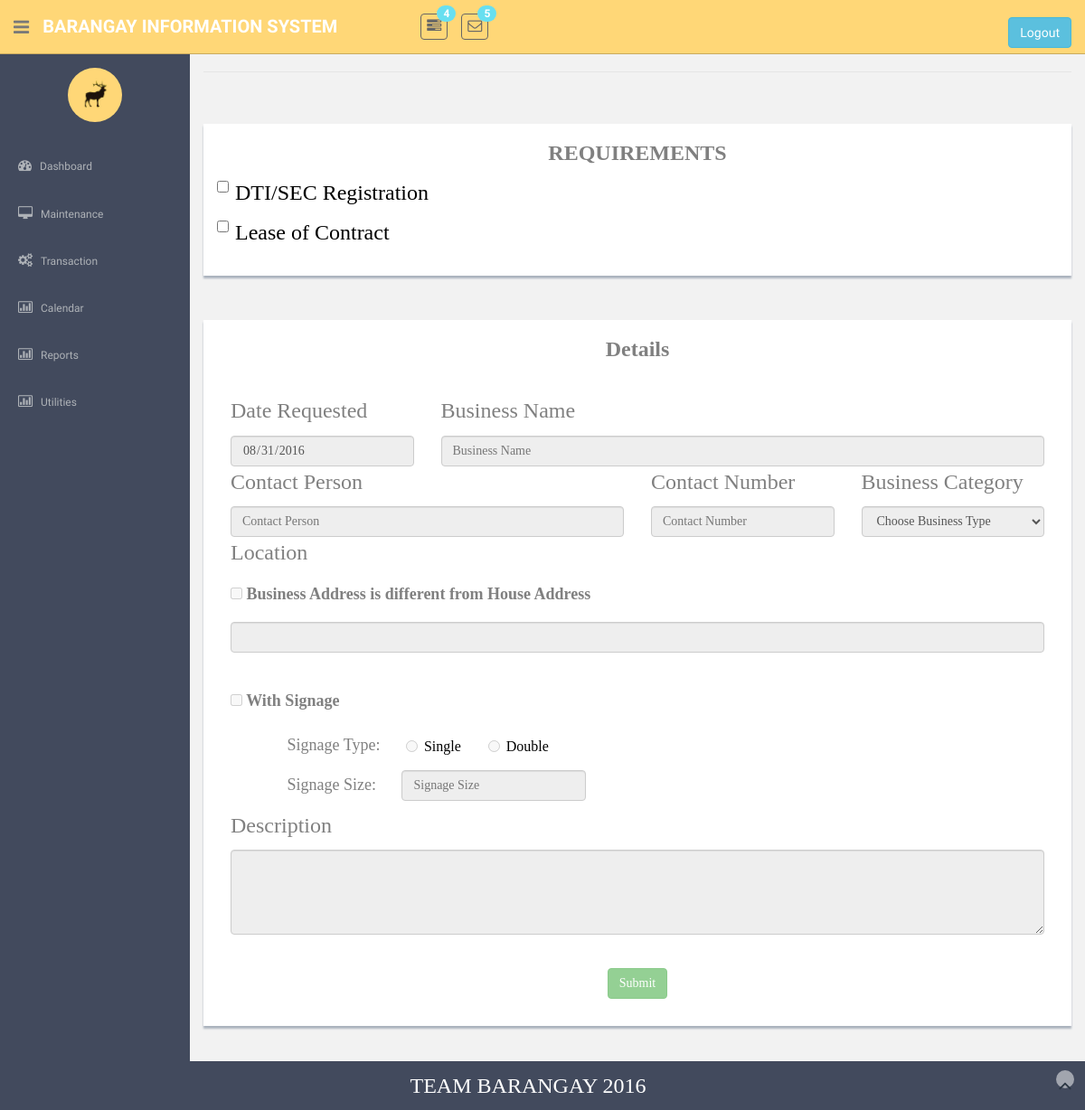
Before: /DRformBusClearanceNEW.php with the older database file.
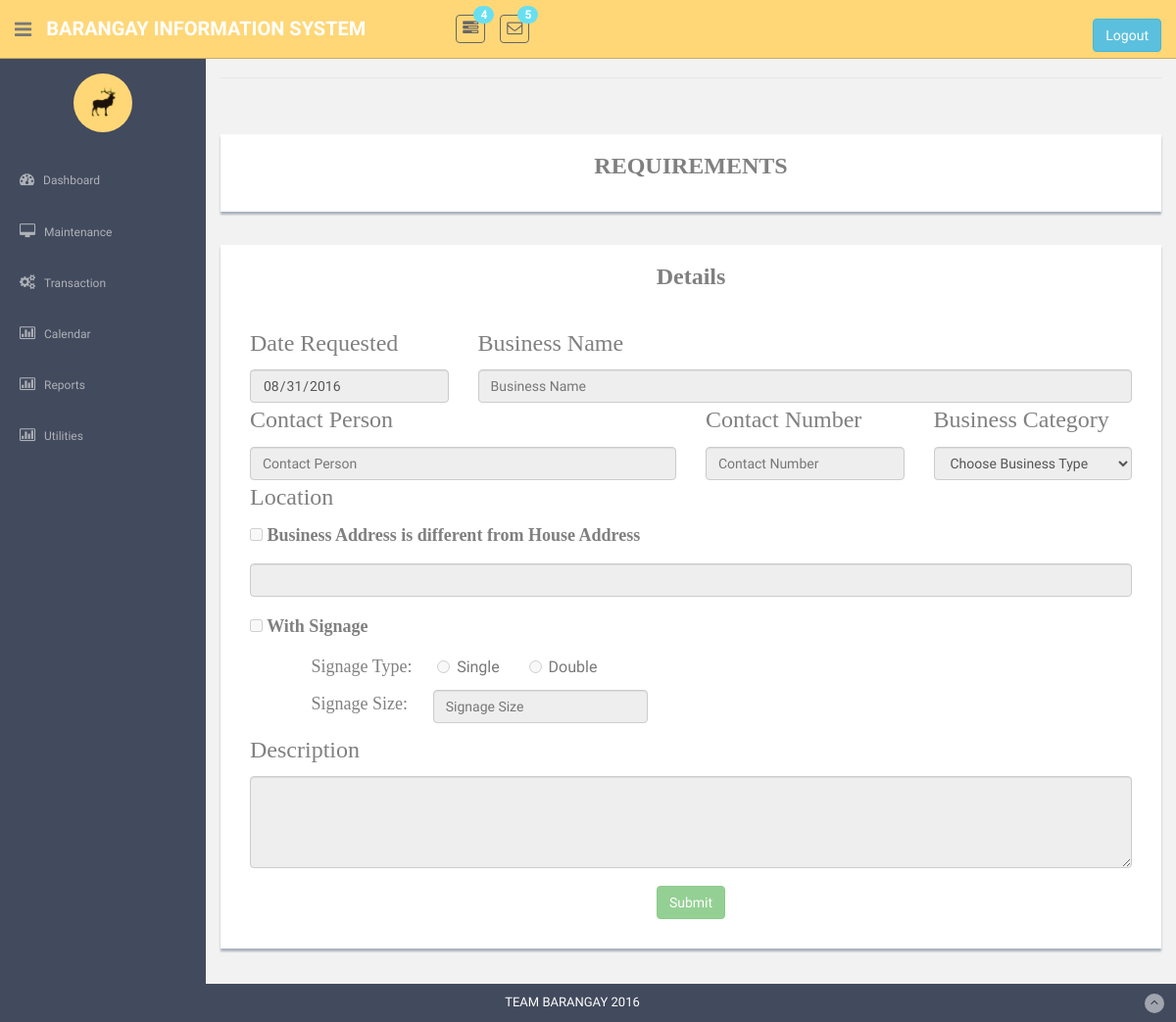
After: the same page with the newer database file.
### tables this page shows
CREATE TABLE `tblrequirements` (
  `intReqID` int(11) NOT NULL,
  `strRequirementName` varchar(50) NOT NULL
);

### DRformBusClearanceNEW.php (the view, shortened to what the changed rows need)
<!DOCTYPE html>
    <?php require('header.php');?>
		<?php
			$doc = $_SESSION['document'];
			require('connection.php');
		?>
	<section id="main-content">
		<section class="wrapper site-min-height">
			<div class="row">
                <div class="col-lg-12">
					<?php echo "<legend><font face = 'cambria' size = 10 color = 'grey'> $doc </font></legend><br>";?>
					<br>
					<form method = "POST" id = "Form1">
			<div class="showback">
						<form method="POST">
						<div class = "form-group">
							<?php
								$query = mysqli_query($con, "Select strRequirementName,intReqID from tbldocRequirements as a, tblrequirements as b,tblDocument where strReqId = intReqId and strDocName = 'Business Clearance New' and strDocId = intDocCode;");
								while($row = mysqli_fetch_object($query)){
									?>
									<div class="checkbox">
								<label><input type="checkbox" value="" name = "requirement" onclick="sample(this.checked,'busName', 'contactPerson', 'contactNo','busCategoryID','busDesc', 'btnSubmitU','chkAdd','SignageCheck')">
								<font face="cambria" size=5 color="black"><?php echo "$row->strRequirementName"?></label>
								</div>
								<?php
								 }
							?>
						</form>
					</div>
			</div>
					<br>
					<div class="showback">
						<form method="POST" >
						<div class = "form-group">
							<font face="cambria" size=5 color="grey"><center><b>Details</b></center></font><br>
							<div class="col-sm-12">
								 <label>
									<p><b><input type="checkbox" id = "chkAdd" disabled value="$add"  onclick="enableDisable(this.checked, 'busLoc')" name="addressCheckbox"><font face="cambria"
										size=4.5 color="grey" > Business Address is different from House Address
									</b></font>
									 </p>
								  </label>
							</div>
							<div class="col-sm-12">
								 <label><br>
									<p><b><input type="checkbox"  id="SignageCheck" value="" disabled onclick = "withSignage(this.checked, 'signSingle','signDouble','signageSize')"><font face="cambria" size=4.5
									color="grey" name="SignageCheck" > With Signage</b></font></p>
								  </label>
							</div>
							<div id="hidden">
								<div class="form-inline" role="form">
									<p><font face="cambria" size=4 color="grey">Signage Type: &nbsp;&nbsp;&nbsp;&nbsp;</font>
										<font size=3>
											<label class="radio-inline">
											<input type="radio" name="Signage" id="signSingle" value="Single" disabled>Single</label>&nbsp;&nbsp;&nbsp;&nbsp;
											<label class="radio-inline">
											<input type="radio" name="Signage" id="signDouble" value="Double" disabled >Double</label><br>
										</font>
								</div>
							</div>
							<br>
						</div>
						</form>
					</div>
				</div>
		</section>
      </section>
  </section>
  </body>
</html>

Changed rows visible on the page:
removed tblrequirements: strRequirementName "DTI/SEC Registration"
removed tblrequirements: strRequirementName "Lease of Contract"
